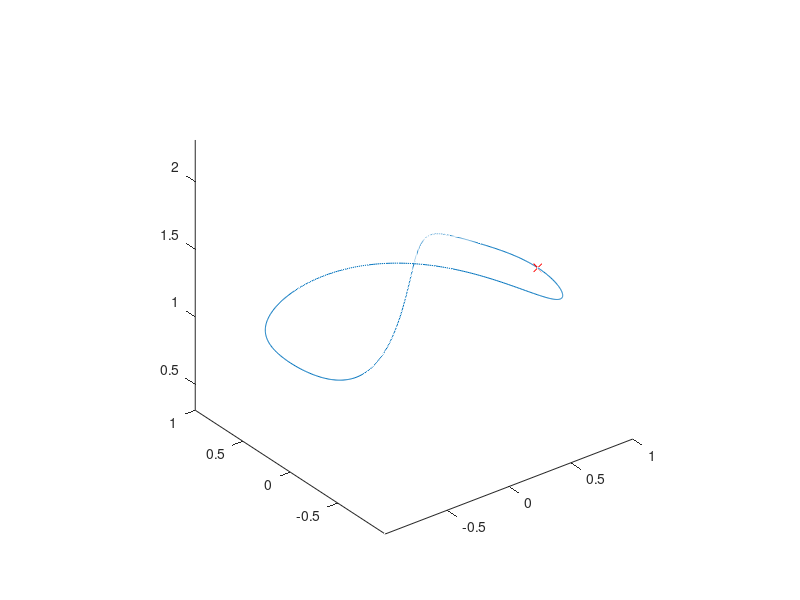

Source code (MATLAB):
%% lissajous
% written by Stefan Leutenegger 03/2022

%% parameters
fps = 30; % animation framerate (approx)

% distance from target -- point will move on sphere
R = 1.5;

% lissajous curve parameters
a = 1;
b = 0.5;
m = 1;
n = 2;
d = 0.5;

% timing
T = 3.0; % [sec]

%% static plot
phi = 0:0.01:2*pi;
x = [a*cos(m*phi);
     b*cos(n*phi+pi*d)];
z = sqrt(R^2-x(1,:).^2-x(2,:).^2);
plot3(x(1,:),x(2,:), z(:))
axis equal
hold on

% initial point
phi0 = 0;
x = [a*cos(m*phi0);
     b*cos(n*phi0+pi*d)];
z = sqrt(R^2-x(1)^2-x(2)^2);
p = plot3(x(1),x(2),z,'rx');

%% Loop on the line angle (from 0 radians to 2pi radians
for t=0:1.0/fps:T
    phi=2*pi*sin(pi/2*t/T)^2;
    % Update the line coordinates
    x = [a*cos(m*phi);
         b*cos(n*phi+pi*d)];
    z = sqrt(R^2-x(1)^2-x(2)^2);
    set (p, 'XData', x(1), 'YData',x(2), 'ZData',z );

    % Refresh the figure
    drawnow;

    % run at desired framerate
    pause(1.0/fps)
end
ginput();

